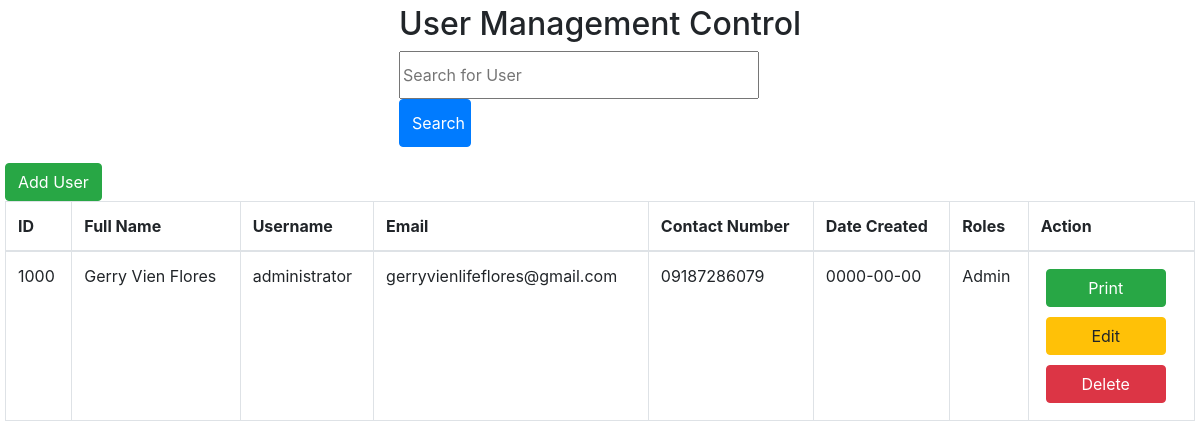
Screenshot of /user_management.php with the database file from the repository.
### tables this page shows
CREATE TABLE user(
    `id` INT(11) NOT NULL AUTO_INCREMENT PRIMARY KEY,
    `username` VARCHAR(255) NOT NULL,
    `fullname` VARCHAR(255) NOT NULL,
    `email` VARCHAR(255) NOT NULL,
    `password` VARCHAR(255) NOT NULL,
    `contact_number` VARCHAR(255) NOT NULL,
    `date_created` DATE DEFAULT CURRENT_DATE,
    `roles` VARCHAR(20) NOT NULL  
);

### user_management.php (the view, shortened to what this page needs)
<?php
require_once 'config.php';
function generateData($sql){
    global $conn;
    $dataResult = mysqli_query($conn, $sql);
    while ($userResult = mysqli_fetch_assoc($dataResult)){
        echo "<tr>";
        echo "<td>" . $userResult['id'] . "</td>";
        echo "<td>" . $userResult['fullname'] . "</td>";
        echo "<td>" . $userResult['username'] . "</td>";
        echo "<td>" . $userResult['email'] . "</td>";
        echo "<td>" . $userResult['contact_number'] . "</td>";
        echo "<td>" . $userResult['date_created'] . "</td>";
        echo "<td>" . $userResult['roles'] . "</td>";
        echo "<td>";
        echo "<button type='button' data-id='" . $userResult['id'] ."' class='btn btn-success tweak-button' onclick=''>Print</button><br>";
        echo "<button type='button' data-id='" . $userResult['id'] ."' class='btn btn-warning tweak-button' onclick='editModal(this)'>Edit</button><br>";
        echo "<button type='button' data-id='" . $userResult['id'] ."' class='btn btn-danger tweak-button' onclick='deleteModal(this)'>Delete</button><br>";
        echo "</td>";
        echo "</tr>";
    }
}
?>
<!DOCTYPE html>
<html lang="en">
<head>
    <link rel="stylesheet" href="https://maxcdn.bootstrapcdn.com/bootstrap/4.5.2/css/bootstrap.min.css">
</head>
<body>
    <div class="search-form">
        <form action="<?php echo htmlspecialchars($_SERVER["PHP_SELF"]); ?>" method="post">
            <h2 style="text-align: center;">User Management Control</h2>
            <div class="form-group">
                <input style="width: 30vw; height: 6vh;" placeholder="Search for User" name="search-input"><br>
                <input style="width: 6vw; height: 6vh;" type="submit" class="btn btn-primary" name="search-button" value="Search">
            </div>
        </form>
    </div>
    <button type="button" data-id="" class="btn btn-success" onclick="addModal()">Add User</button>
    <div class="table-responsive">
        <table class="table table-bordered">
            <thead>
                <tr>
                    <th>ID</th>
                    <th>Full Name</th>
                    <th>Username</th>
                    <th>Email</th>
                    <th>Contact Number</th>
                    <th>Date Created</th>
                    <th>Roles</th>
                    <th>Action</th>
                </tr>
            </thead>
            <tbody>
                <?php
                if ($_SERVER["REQUEST_METHOD"] == "POST" && isset($_POST["search-button"])) {
                    if(strlen(trim($_POST['search-input'])) === 0) {
                        $sql_query = "SELECT * FROM user";
                        generateData($sql_query);
                    }elseif(isset($_POST['search-input'])){
                        $search_result = $_POST['search-input'];
                        $sql_query = "SELECT * FROM user WHERE fullname='$search_result' OR username='$search_result'";
                        generateData($sql_query);
                    }else {
                        $sql_query = "SELECT * FROM user";
                        generateData($sql_query);
                    }
                }else {
                    $sql_query = "SELECT * FROM user";
                    generateData($sql_query);
                }
                ?>
            </tbody>
        </table>
    </div>
</body>
</html>

### user_management.php (style rules this page uses)
body { margin: 5px; }
.search-form { display: flex; justify-content: center; }
.tweak-button { width: 10vw; margin: 5px; }

### rows the page displays
user: id "1000", fullname "Gerry Vien Flores", username "administrator", email "gerryvienlifeflores@gmail.com", contact_number "09187286079", date_created "0000-00-00", roles "Admin"
